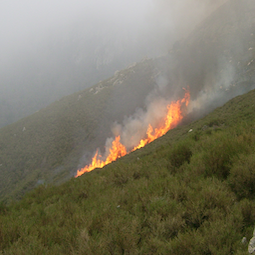
#> input picture images/019.png, 255 x 255 px, found by its file name
$ python test_segment.py
#> lines starting #> are read from the running program, lines starting #| are printed output that depends on the picture
### models.py
import tensorflow as tf
import numpy as np

class feat_thre(tf.keras.layers.Layer):
    def __init__(self, thre):
        super(feat_thre, self).__init__(name='segment_out')
        self.thre = thre

    def call(self, inputs):
        max_v=tf.reduce_max(inputs, axis=[1,2], keepdims=True)
        return tf.where(tf.less(inputs, tf.multiply(self.thre, max_v)), tf.zeros_like(inputs), tf.ones_like(inputs))


class sum_feat(tf.keras.layers.Layer):
    def __init__(self):
        super(sum_feat, self).__init__()

    def call(self, inputs):
        return tf.reduce_sum(inputs, axis=-1, keepdims=True)

class weight_avg(tf.keras.layers.Layer):
    # [4 lines left out: function __init__, not called in this run]

    def call(self, inputs):
        return tf.multiply(self.w, inputs)

class normalize_feat(tf.keras.layers.Layer):
    def __init__(self):
        super(normalize_feat, self).__init__()

    def call(self, inputs):
        [normout,normv]=tf.linalg.normalize(inputs, axis=[1,2])
        return normout


class const_weight_avg(tf.keras.layers.Layer):
    # [4 lines left out: function __init__, not called in this run]

    def call(self, inputs):
        return tf.multiply(self.w, inputs)

class scale_inv_avg_pool(tf.keras.layers.Layer):
    def __init__(self,thre):
        super(scale_inv_avg_pool, self).__init__()
        self.thre = thre

    # [72 lines left out: functions call, Upsample, ASPP, label_supervised, not called in this run]


def segmentation_network (base_model_name,decoder_name, n_classes, IMAGE_SIZE, add_feat):
    OUTPUT_CHANNELS = n_classes
    if base_model_name=='mobilenet':
        base_model = tf.keras.applications.MobileNetV2(input_shape=[*IMAGE_SIZE, 3], include_top=False)
        layer_names = [
            'block_1_expand_relu',  # 64x64
            'block_3_expand_relu',  # 32x32
            'block_6_expand_relu',  # 16x16
            'block_13_expand_relu',  # 8x8
            'block_16_project',  # 4x4
        ]
    elif base_model_name=='vgg':
        base_model = tf.keras.applications.VGG16(input_shape=[*IMAGE_SIZE, 3], include_top=False, weights='imagenet')
        layer_names = [
            'block1_pool',  # 64
            'block2_pool',
            'block3_pool',
            'block4_conv3',
            'block5_conv3'
        ]
    elif base_model_name == 'resnet':
        base_model = tf.keras.applications.ResNet50(input_shape=[*IMAGE_SIZE, 3], include_top=False, weights='imagenet')
        layer_names = ['conv2_block3_out', 'conv4_block6_out']


    #layers = base_model.get_layer(layer_names[-1]).output
    layers = [base_model.get_layer(name).output for name in layer_names]
    down_stack = tf.keras.Model(inputs=base_model.input, outputs=layers)
    down_stack.trainable = True

    inputs = tf.keras.Input(shape=[*IMAGE_SIZE, 3])
    enc_outs = down_stack(inputs)


    if decoder_name =='fcn-32':
        y1=enc_outs[-1]
        y1=tf.keras.layers.Conv2D(OUTPUT_CHANNELS, (1,1), use_bias=False, kernel_initializer='zeros')(y1)
        pool_size = tuple(imsize // 32 for imsize in IMAGE_SIZE)
        g = tf.keras.layers.GlobalAvgPool2D()(y1)
        g = tf.keras.layers.Flatten()(g)
        g = tf.keras.layers.Activation('sigmoid', name='class_out')(g)
        y=tf.keras.layers.UpSampling2D(size=(16, 16), interpolation='bilinear')(y1)
        y_sig=tf.keras.layers.Activation('sigmoid')(y)


    elif decoder_name =='fcn-16':
        y1=enc_outs[-1]
        y2=enc_outs[-2]
        y1=tf.keras.layers.Conv2D(OUTPUT_CHANNELS, (1,1), use_bias=False, kernel_initializer='zeros')(y1)
        g = tf.keras.layers.GlobalAvgPool2D()(y1)
        g = tf.keras.layers.Flatten()(g)
        g = tf.keras.layers.Activation('sigmoid', name='class_out')(g)
        y=tf.keras.layers.UpSampling2D(size=(16, 16), interpolation='bilinear')(y1)
        #y_sig=tf.keras.layers.Activation('sigmoid')(y)
        y_sig=sum_feat()(y2)
        y_sig = tf.keras.layers.UpSampling2D(size=(8, 8), interpolation='bilinear')(y_sig)

    elif decoder_name=='fcn-consist':
        y1 = enc_outs[-1]
        y2 = enc_outs[-2]
        y1 = tf.keras.layers.Conv2D(OUTPUT_CHANNELS, (1, 1), use_bias=False, kernel_initializer='zeros')(y1)
        g = tf.keras.layers.GlobalAvgPool2D()(y1)
        g = tf.keras.layers.Flatten()(g)
        g = tf.keras.layers.Activation('sigmoid', name='class_out')(g)
        y = tf.keras.layers.UpSampling2D(size=(16, 16), interpolation='bilinear')(y1)
        #y_sig = tf.keras.layers.Activation('sigmoid')(y)
        y2 = tf.keras.layers.Conv2D(OUTPUT_CHANNELS, (1, 1), use_bias=False, kernel_initializer='zeros')(y2)
        y_sig = tf.keras.layers.UpSampling2D(size=(8, 8), interpolation='bilinear')(y2)

    elif decoder_name=='deeplab':
        y=ASPP(enc_outs[-1])
        y=tf.keras.layers.Conv2D(OUTPUT_CHANNELS, 1, padding='same', activation=None)(y)
        y=tf.keras.layers.UpSampling2D((16, 16), interpolation='bilinear', name='upsampled')(y)
        y_sig=tf.keras.layers.Activation('sigmoid')(y)
        g=tf.keras.layers.GlobalAvgPool2D()(y)


    return tf.keras.Model(inputs=inputs, outputs=[g, y, y_sig])

### my_metrics.py
import numpy as np
import tensorflow as tf
from tensorflow.keras import backend as K
from utils import labels2onehot_tf

def binary_numpy_iou(y_true, y_pred):
    num_classes = 1
    y_true_bin=np.ones_like(y_true)
    y_pred_bin=np.ones_like(y_pred)
    y_true_bin[y_true<.5]=0
    y_pred_bin[y_pred<.5]=0
    y_true=y_true_bin
    y_pred=y_pred_bin
    axes = (1, 2)  # W,H axes of each image
    intersection = np.sum(np.logical_and(y_pred, y_true), axis=axes)
    union = np.sum(np.logical_or(y_pred, y_true), axis=axes)
    mask_sum = np.sum(np.abs(y_true), axis=axes) + np.sum(np.abs(y_pred), axis=axes)
    smooth = .001
    iou = (intersection + smooth) / (union + smooth)
    dice = 2 * (intersection + smooth) / (mask_sum + smooth)

    iou = np.mean(iou)
    dice = np.mean(dice)
    return iou

def my_binary_numpy_iou(y_true, y_pred, thre):
    num_classes = 1
    y_true_bin=np.ones_like(y_true, dtype=float)
    y_pred_bin=np.ones_like(y_pred, dtype=float)
    y_true_bin[y_true<.5]=0.0
    y_pred_bin[y_pred<.5]=0.0
    y_true=y_true_bin
    y_pred=y_pred_bin
    axes = (1, 2)  # W,H axes of each image
    intersection = np.sum(np.multiply(y_pred, y_true), axis=axes)
    union = np.sum(y_true, axis=axes)+np.sum(y_pred, axis=axes)-intersection
    smooth = .001
    iou = (intersection+ smooth) / (union + smooth)

    iou = np.mean(iou)
    return iou

# [156 lines left out: functions numpy_iou, my_accuarcy_metric, my_miou_metric, other_accuracy, others_iou, me_others_iou and 4 more, not called in this run]
a=np.array([[[1,1,1],[0,0,1]], [[1,0,0],[1,1,1]]])
b=np.array([[[1,1,1],[0,0,1]], [[1,0,0],[1,1,1]]])
v_ioub=binary_numpy_iou(a,b)
my_ioub=my_binary_numpy_iou(a,b,.5)
print(v_ioub, my_ioub)
#acc_val=general_iou(a,b)
#print(acc_val)

### test_segment.py
from __future__ import absolute_import, division, print_function, unicode_literals
import tensorflow as tf
import matplotlib.pyplot as plt
import numpy as np
from PIL import Image
from pascal_voc_cmap import color_map, colors2labels, onehot2mask, labels2colors
from models import segmentation_network
from my_metrics import binary_numpy_iou, my_binary_numpy_iou, other_accuracy, binary_miou_metric, general_iou
from utils import create_mask_tr, create_tf_binary_mask, binary_labels_onehot_tf
from IPython.display import clear_output
import os


class label_supervision(tf.keras.Model):
    def __init__(self, lmodel):
        super(label_supervision, self).__init__()
        self.model=lmodel

    def call(self, input):
        return self.model(input)


def display(display_list):
    plt.figure(figsize=(15, 15))
    title = ['Input Image', 'True Mask', 'Predicted Mask']

    for i in range(len(display_list)):
        plt.subplot(1, len(display_list), i + 1)
        plt.title(title[i])
        if len(display_list[i].shape)==2:
            img_mode='L'
            plt.imshow(Image.fromarray((display_list[i]).astype(np.uint8), mode=img_mode), cmap='gray')
        else:
            img_mode='RGB'
            plt.imshow(Image.fromarray((display_list[i] * 255).astype(np.uint8), mode=img_mode))

        plt.axis('off')
    plt.show()


seed=1
cam_thre=0.75
cam_thre_mid=.45
segment_step=1
mid_lev_train=1
BATCH_SIZE = 32
IMAGE_SIZE=(256,256)
n_classes=1
ADD_FEAT=3
model_name='fcn-16'
base_model_name='vgg'
db_path='../dataset/'
img_folder='test_weakly/rgb/rgb/'
mask_folder='test_weakly/masked/masked/'
image_name='019'
img_path=db_path+img_folder+image_name+'.png'
mask_path=db_path+mask_folder+image_name+'.png'


sample_image = np.array(Image.open(img_path).convert('RGB').resize(IMAGE_SIZE), dtype=float)/255.0
sample_image_input=sample_image
sample_mask = np.array(Image.open(mask_path).convert('L').resize(IMAGE_SIZE, Image.NEAREST), dtype=float)/255.0
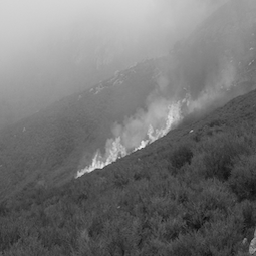
#> sample_mask: shape (256, 256) float64; min 0.0392, max 0.925, mean 0.456

#Model define

model = segmentation_network('resnet', 'deeplab', 1, IMAGE_SIZE, ADD_FEAT)
#> (the run stopped early here; a loop or call above may not have finished)
